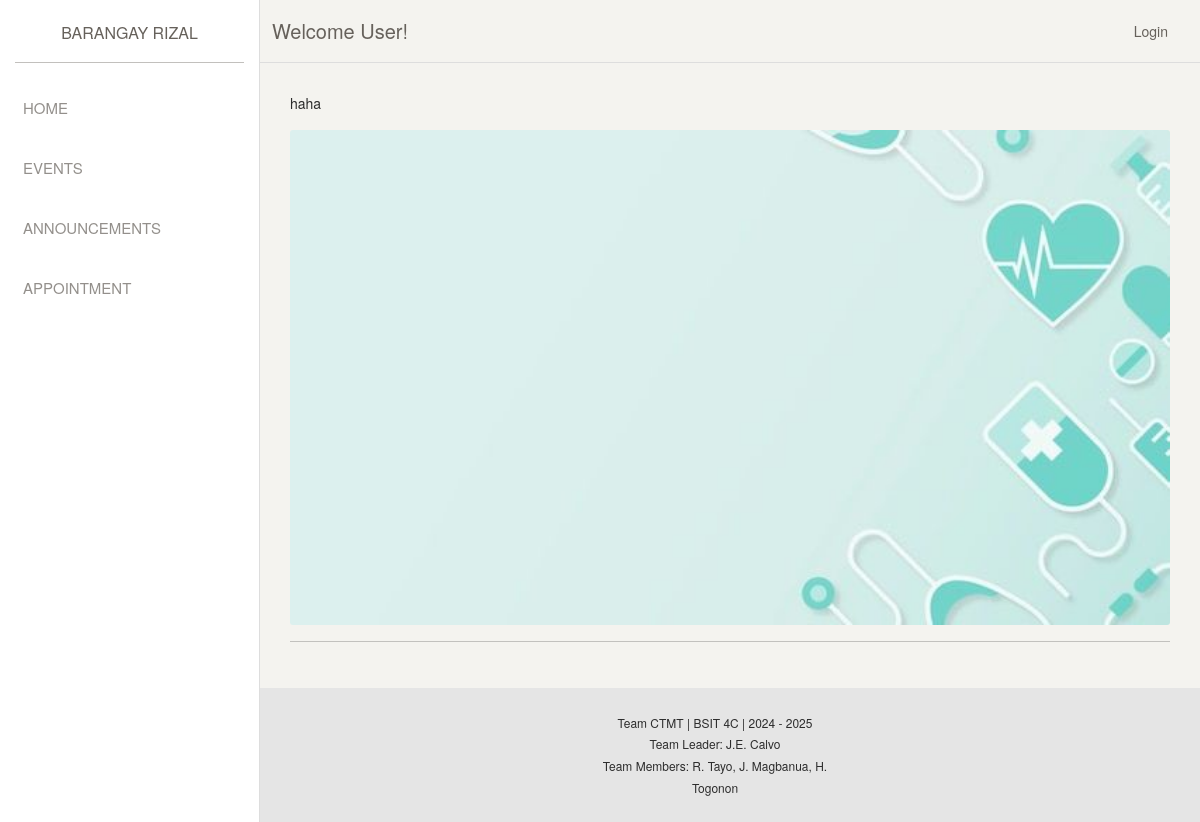
The page /user/events/index.php on the database its author committed.
### tables this page shows
CREATE TABLE `tbl_post` (
  `post_id` int(11) NOT NULL,
  `post_description` text,
  `post_image` varchar(255) DEFAULT NULL,
  `created_at` timestamp NOT NULL DEFAULT CURRENT_TIMESTAMP
);

### user/events/index.php (the view, shortened to what this page needs)
<!DOCTYPE html>
<html>
<head>
  <?php include '../../templates/links.php'; ?>
</head>
<body>
  <div class="wrapper">
    <?php include '../../templates/sidebar.php'; ?>
    <div class="main-panel">
      <?php include '../../templates/topnav.php'; ?>
      <div class="content">
        <?php
          include '../../includes/conn.php';
          $result = mysqli_query($mysqli, "SELECT * FROM tbl_post ORDER BY created_at DESC");
          while ($post = mysqli_fetch_assoc($result)) {
              echo "<div>";
              echo "<p>{$post['post_description']}</p>";
              if ($post['post_image']) {
                  echo "<img src='../../pictures/events/{$post['post_image']}' alt='Post image' style='width:100%;height:auto;'>";
              }
              echo "</div><hr>";
          }
          ?>
      </div>
      <?php include '../../templates/footer.php'; ?>
    </div>
  </div>
</body>
</html>

### styles/vars.css (style rules this page uses)
:root { --neutral50: #fafafa; --neutral100: #f5f5f5; --neutral200: #e5e5e5; --neutral300: #d4d4d4; --neutral400: #a3a3a3; --neutral500: #737373; --neutral600: #525252; --neutral700: #404040; --neutral800: #262626; --neutral900: #171717; --neutral950: #0a0a0a; --warning50: #fffbeb; --warning100: #fef3c7; --warning200: #fde68a; --warning300: #fcd34d; --warning400: #fbbf24; --warning500: #f59e0b; --warning600: #d97706; --warning700: #b45309; --warning800: #92400e; --warning900: #78350f; --warning950: #451a03; --success50: #f0fdf4; --success100: #dcfce7; --success200: #bbf7d0; --success300: #86efac; --success400: #4ade80; --success500: #22c55e; --success600: #16a34a; --success700: #15803d; --success800: #166534; --success900: #14532d; --success950: #052e16; --danger50: #fef2f2; --danger100: #fee2e2; --danger200: #fecaca; --danger300: #fca5a5; --danger400: #f87171; --danger500: #ef4444; --danger600: #dc2626; --danger700: #b91c1c; --danger800: #991b1b; --danger900: #7f1d1d; --danger950: #450a0a; --primary50: #eff6ff; --primary100: #dbeafe; --primary200: #bfdbfe; --primary300: #93c5fd; --primary400: #60a5fa; --primary500: #3b82f6; --primary600: #2563eb; --primary700: #1d4ed8; --primary800: #1e40af; --primary900: #1e3a8a; --primary950: #172554; }

### rows shown on the page
tbl_post: post_description "haha", post_image (picture)
